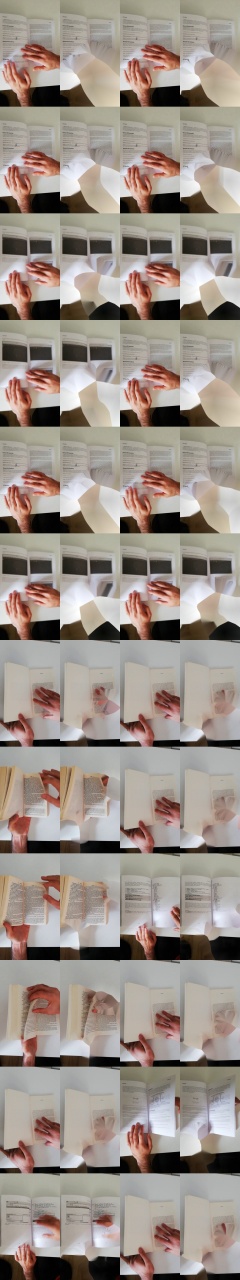
#> input picture raw_hand_arm_ablation/hand_arm_cleaning_qa.jpg, 720 x 3840 px (shown at 1/3 size)
$ python -i page_number_ocr_audit.py   (imports and definitions only)
#> lines starting #> are read from the running program, lines starting #| are printed output that depends on the picture
#> further down, picture is the input picture: PIL image 720x3840 RGB; mean R, G, B 155.1, 144.4, 136.2
#!/usr/bin/env python3
from __future__ import annotations

import argparse
import csv
import json
import math
import re
from collections import defaultdict
from pathlib import Path

import numpy as np
from PIL import Image, ImageOps, ImageFilter
import pytesseract
from pytesseract import Output

SAMPLE_POSITIONS = 5
MAX_PAGE_NUM = 1200

# [5 lines left out: function sample_indices, not called in this run]

def prep(im: Image.Image) -> Image.Image:
    im = im.convert("L")
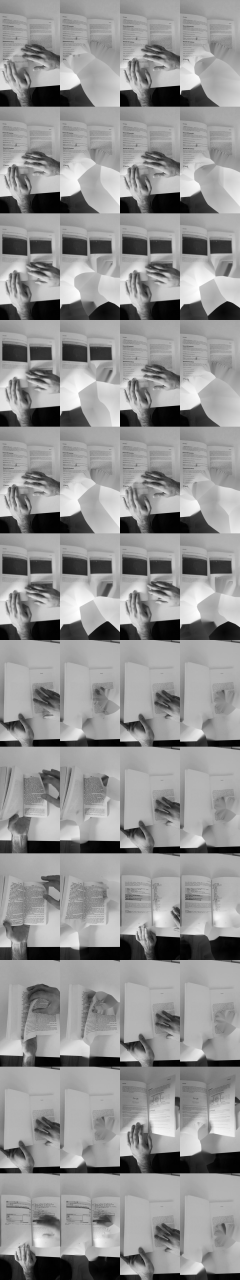
#> im: PIL image 720x3840 L (shown at 1/3 size); min 0, max 255, mean 146.7
    # Keep enough resolution for small page numbers.
    target_w = 900
    if im.width != target_w:
        h = int(round(im.height * target_w / im.width))
#> h = 4800
        im = im.resize((target_w, h))
#> im: PIL image 900x4800 L
    im = ImageOps.autocontrast(im)
    im = im.filter(ImageFilter.SHARPEN)
    return im

# [162 lines left out: functions numeric_tokens, candidate_score, pick_page_candidates, main, not called in this run]

# [2 lines not run here, left out]

>>> from PIL import Image
>>> picture = Image.open('../raw_hand_arm_ablation/hand_arm_cleaning_qa.jpg')
>>> result = prep(picture)
